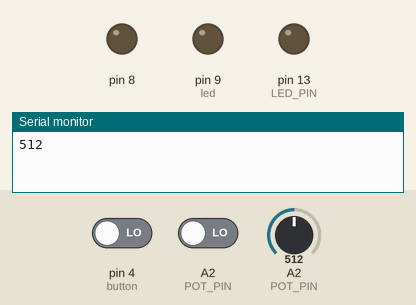
Recording of a sketch running on a simulated Arduino Uno, built with avr-gcc and run on an emulated ATmega328P. On the bench: output pins drawn as LEDs (lit = HIGH), the last lines printed to the serial monitor. Inputs (shaded band) come from the test bench; at power-on: pin 4 (button) LOW, A2 (POT_PIN) LOW, A2 (POT_PIN) = 512.

Above: at 0.5 s.
At 30.8 s:
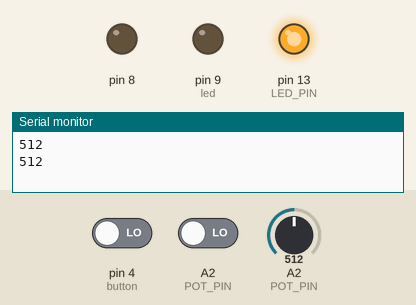
Timing chart, 0 to 36.5 s (numbered marks = the images above):
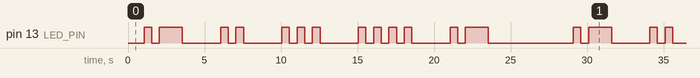

The sketch:

code.ino
```cpp
const int LED_PIN = 13;           // the PWM pin the LED is attached to
const int POT_PIN = A2;           // where potentiometer is attached to
int led = 9;           // LED is on pin 9; it has to be PWM capable pin AS ~9
int brightness = 0;    // led Brightness
int interval = 5;    // interval to reduce LED brightness

// the setup routine runs once when you press reset:
void setup() {
  // declare pin 9 to be an output:
  pinMode(LED_PIN, OUTPUT);
  pinMode(led, OUTPUT);
  pinMode(4, INPUT);

  Serial.begin(9600);
}

// the loop routine runs over and over again forever:
void loop() {
  int pot_value = analogRead(POT_PIN); // 0-1023
  Serial.println(pot_value);

  int switchPosition = digitalRead(4); //read the state of the button
  analogWrite(led, brightness);


  if (switchPosition == HIGH) { //button is pressed
    analogWrite(led, brightness);

    // if brightness reached the highest high, leave it at full brightness
      if (brightness < 255) {
       brightness = brightness + interval;}

  // change the brightness by the amount set in interval


  delay(50);
  }
  else  {
       // if brightness reached the lowest value, leave it at lowest brightness (0)
      if (brightness != 0) {
         brightness = brightness - interval;}
      analogWrite(8, brightness);    //button released
      delay(50);
      if (brightness==0){
        delay(1000);
      }

    }

  // if the potentiometer is turned up (it's value will be one)
  if(pot_value>510){
    digitalWrite(LED_PIN, HIGH); // morse code for letter 'A'
    delay(500);
    digitalWrite(LED_PIN, LOW);
    delay(500);
    digitalWrite(LED_PIN, HIGH);
    delay(1500);
    digitalWrite(LED_PIN, LOW);
    delay(500);

    delay(2000); // pause to wait for another letter

    digitalWrite(LED_PIN, HIGH); // morse code for letter 'I'
    delay(500);
    digitalWrite(LED_PIN, LOW);
    delay(500);
    digitalWrite(LED_PIN, HIGH);
    delay(500);
    digitalWrite(LED_PIN, LOW);
    delay(500);

    delay(2000); // pause to wait for another letter

    digitalWrite(LED_PIN, HIGH); // morse code for letter 'S'
    delay(500);
    digitalWrite(LED_PIN, LOW);
    delay(500);
    digitalWrite(LED_PIN, HIGH);
    delay(500);
    digitalWrite(LED_PIN, LOW);
    delay(500);
    digitalWrite(LED_PIN, HIGH);
    delay(500);
    digitalWrite(LED_PIN, LOW);
    delay(500);

    delay(2000); // pause to wait for another letter

    digitalWrite(LED_PIN, HIGH); // morse code for letter 'H'
    delay(500);
    digitalWrite(LED_PIN, LOW);
    delay(500);
    digitalWrite(LED_PIN, HIGH);
    delay(500);
    digitalWrite(LED_PIN, LOW);
    delay(500);
    digitalWrite(LED_PIN, HIGH);
    delay(500);
    digitalWrite(LED_PIN, LOW);
    delay(500);
    digitalWrite(LED_PIN, HIGH);
    delay(500);
    digitalWrite(LED_PIN, LOW);
    delay(500);

    delay(2000); // pause to wait for another letter

    digitalWrite(LED_PIN, HIGH); // morse code for letter 'A'
    delay(500);
    digitalWrite(LED_PIN, LOW);
    delay(500);
    digitalWrite(LED_PIN, HIGH);
    delay(1500);
    digitalWrite(LED_PIN, LOW);
    delay(500);

    delay(4000); // pause for finish
    pot_value = digitalRead(POT_PIN); // if user turned potentiometer to 0, read it

  }

}
```

Measured:
- by itself, pin 13 (LED_PIN): moves between LOW and HIGH, repeating every 28.1 s
- by itself, everything shown: repeats every 28.1 s, in 26 steps
